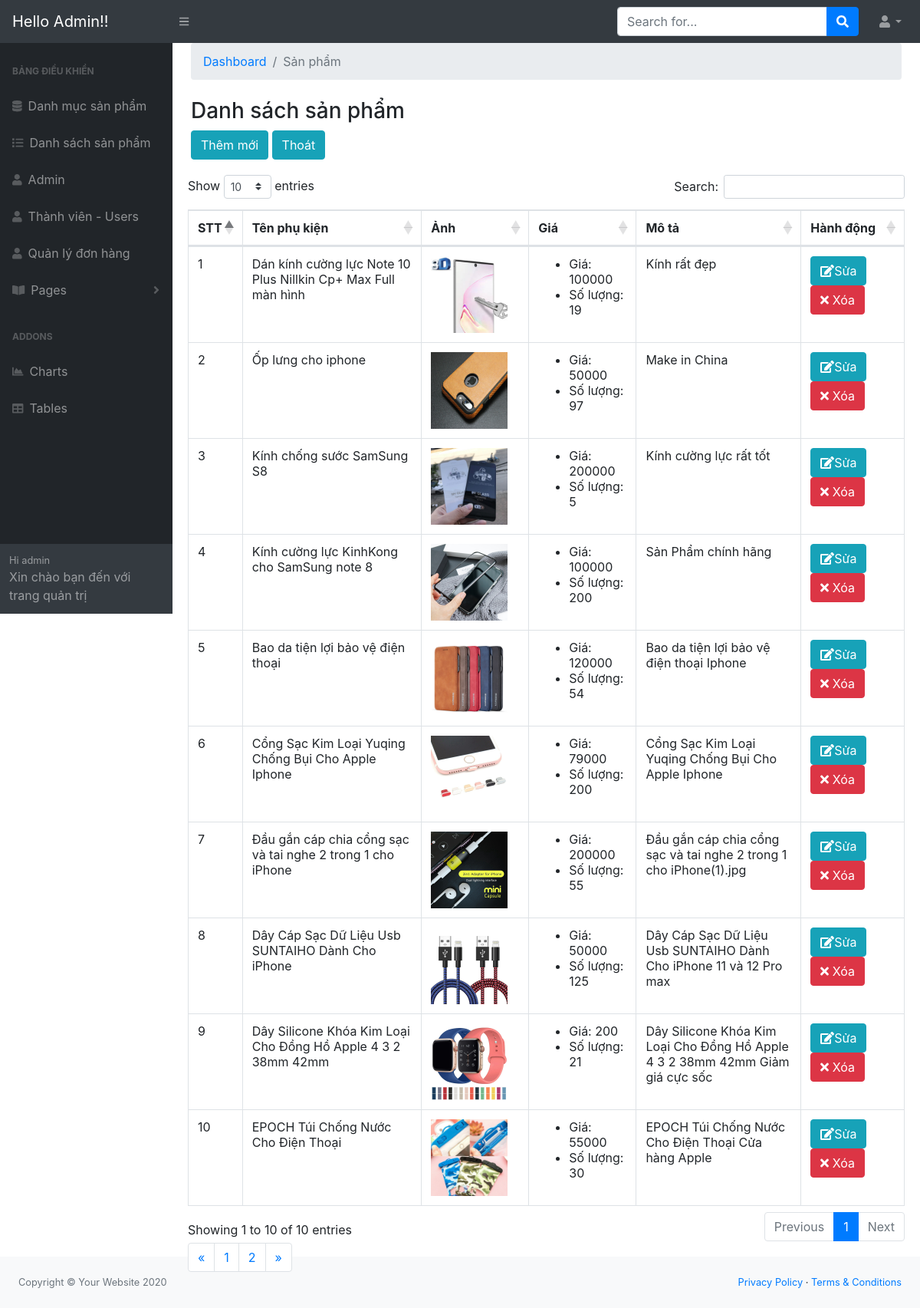
The app's page /admin/modules/product/index.php, older data.
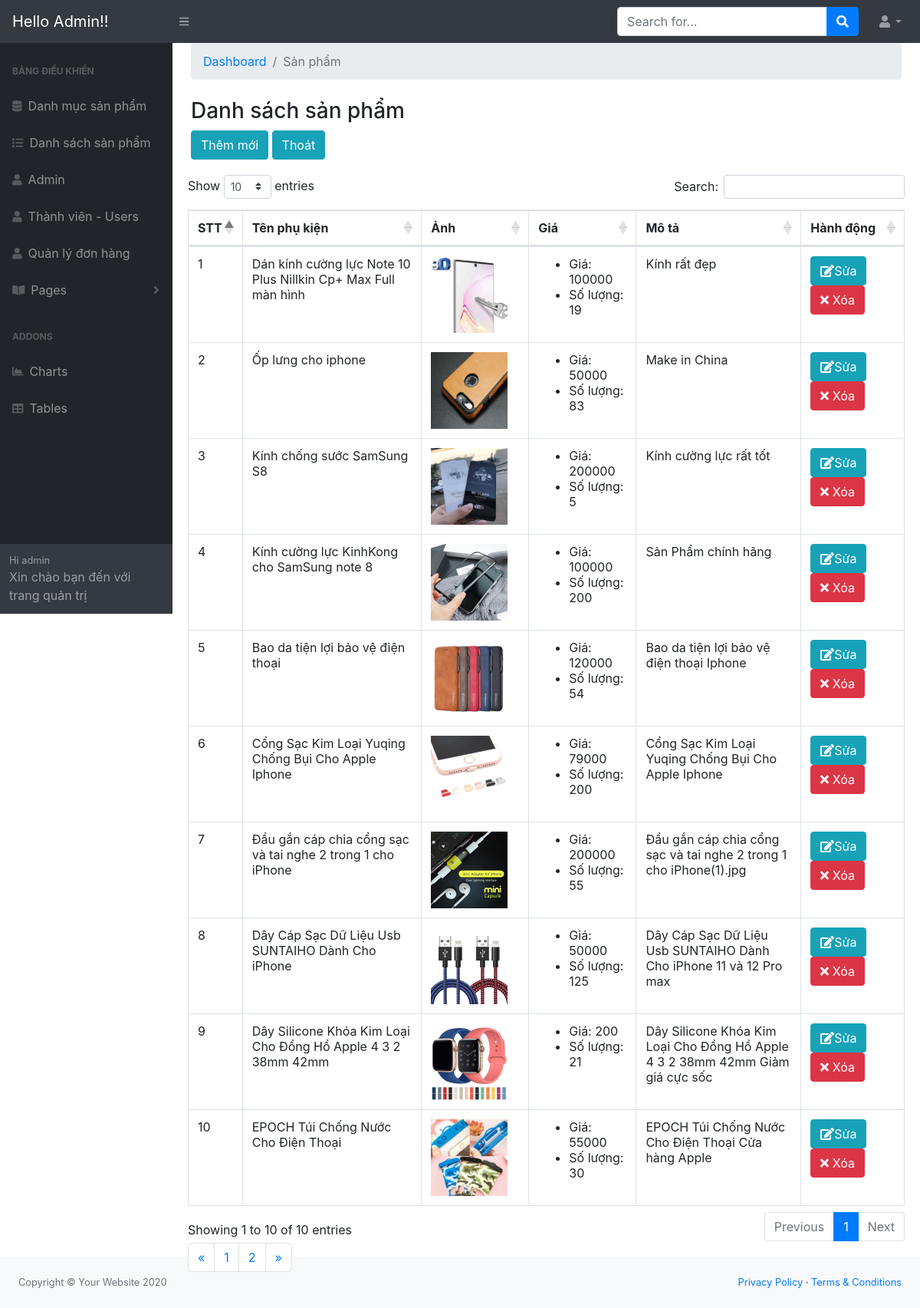
The same page, newer data.
### tables this page shows
CREATE TABLE `product` (
  `id` int(11) NOT NULL,
  `name` varchar(100) DEFAULT NULL,
  `slug` varchar(100) DEFAULT NULL,
  `price` int(11) DEFAULT NULL,
  `number` int(11) DEFAULT 0,
  `sale` int(11) DEFAULT 0,
  `thunbar` varchar(100) DEFAULT NULL,
  `category_id` int(11) DEFAULT NULL,
  `mota` text DEFAULT NULL,
  `like_pro` int(11) DEFAULT 0,
  `view` int(11) DEFAULT 0,
  `hot` int(11) DEFAULT 0,
  `pay` int(5) DEFAULT 0,
  `created_pro` timestamp NOT NULL DEFAULT current_timestamp() ON UPDATE current_timestamp(),
  `update_pro` timestamp NOT NULL DEFAULT current_timestamp() ON UPDATE current_timestamp()
);

### libraries/Database.php (called while the page is built, shortened)
<?php
    class Database
    {
        public $link;
        public function __construct()
        {
            $this->link = mysqli_connect("localhost","root","","btl") or die ();
            mysqli_set_charset($this->link,"utf8");
        }
        public function countTable($table)
        {
            $sql = "SELECT id FROM  {$table}";
            $result = mysqli_query($this->link, $sql) or die("Lỗi Truy Vấn countTable----" .mysqli_error($this->link));
            $num = mysqli_num_rows($result);
            return $num;
        }
         public  function fetchJone($table,$sql ,$page = 0,$row ,$pagi = false )
        {
            $data = [];
            $result = mysqli_query($this->link,$sql);
            if ($pagi == true )
            {
                $total = $this->countTable($table);
                $sotrang = ceil($total / $row);
                $start = ($page - 1 ) * $row ;
                $sql .= " LIMIT $start,$row";
                $data = [ "page" => $sotrang];
                $result = mysqli_query($this->link,$sql) or die("Lỗi truy vấn fetchJone ---- " .mysqli_error($this->link));
            }
            else
            {
                $result = mysqli_query($this->link,$sql) or die("Lỗi truy vấn fetchJone ---- " .mysqli_error($this->link));
            }
            if( $result)
            {
                while ($num = mysqli_fetch_assoc($result))
                {
                    $data[] = $num;
                }
            }
            return $data;
        }
    }
?>

### admin/autoload/autoload.php (called while the page is built, shortened)
<?php
    require_once __DIR__. "/../../libraries/Database.php";
    $db = new Database;
?>

### admin/modules/product/index.php (the view, shortened to what the changed rows need)
<?php
    require_once __DIR__. "/../../autoload/autoload.php";
    if(isset($_GET['page']))
    {
        $p= $_GET['page'];
    }
    else
    {
        $p=1;
    }
    $sql= "SELECT product.*,category.name as namecate FROM product
    LEFT JOIN category on category.id = product.category_id ";
    $product=$db->fetchJone('product',$sql,$p,10,true);
    if(isset($product['page']))
    {
        unset($product['page']);
    }
?>
<?php require_once __DIR__. "/../../layouts/header.php";?>
            <div id="layoutSidenav_content">
                <main>
                        <div class="card-body">
                            <div class="table-responsive">
                                    <table class="table table-bordered" id="dataTable" style="width:100%;height:300px"" cellspacing="0">
                                        <thead>
                                            <tr>
                                                <th>STT</th>
                                                <th>Tên phụ kiện</th>
                                                <th>Ảnh</th>
                                                <th>Giá</th>
                                                <th>Mô tả</th>
                                                <th>Hành động</th>
                                            </tr>
                                        </thead>
                                        <tbody>
                                            <?php
                                            $stt=1;
                                            foreach($product as $item): ?>
                                            <tr>
                                                <td style="width:5%;"><?php echo $stt ?></td>
                                                <td style="width:25%;"><?php echo $item['name'] ?></td>
                                                <td style="width:15%;">
                                                <img src="images/<?php echo $item['thunbar'] ?>" width="100px" height="100px">
                                                </td>
                                                <td style="width:15%;">
                                                    <ul>
                                                        <li> Giá: <?php echo $item['price'] ?> </li>
                                                        <li> Số lượng: <?php echo $item['number'] ?> </li>
                                                    </ul>
                                                </td>
                                                <td style="width:23%;"><?php echo $item['mota'] ?></td>
                                                <td>
                                                    <a class="btn btn-xs btn-info" href="edit.php?id=<?php echo $item['id'] ?>">
                                                    <i class="fa fa-edit"></i>Sửa</a>
                                                    <a class="btn btn-xs btn-danger" href="delete.php?id=<?php echo $item['id'] ?>">
                                                    <i class="fa fa-times"></i>
                                                    Xóa</a>
                                                </td>
                                            </tr>
                                            <?php $stt++;endforeach ?>
                                        </tbody>
                                    </table>
                                </div>
                            </div>
                        </div>
                    </div>
<?php require_once __DIR__. "/../../layouts/footer.php";?>

Row changes from the older to the newer data that the page shows:
changed product "Ốp lưng cho iphone": number "97" → "83"
